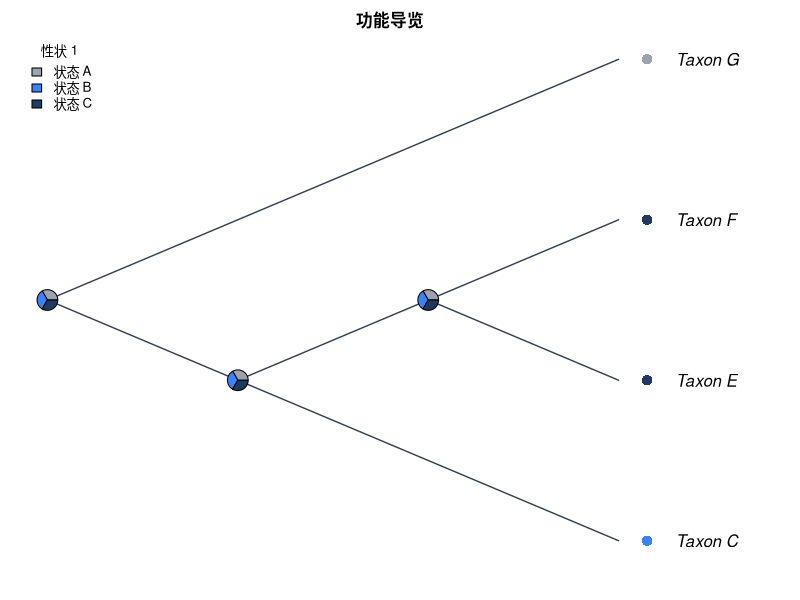

Generate this figure with R:
#!/usr/bin/env Rscript
# CladeForge reproducible-analysis script
# Project : 功能导览
# Format  : CladeForge project v0.2.0
# Software: CladeForge 0.3.0 (this header is the provenance stamp a
#           reproducibility checklist asks for: software version, generation
#           time and the analysis parameters are printed beside the numbers)
# Generated: (timestamp omitted in fixture)
#
# PARAMETER SUMMARY (what the app used):
#   * parsimony: tie-break = parent-state first, then tip frequency, then
#     declaration order; the reported single path is ONE of possibly many
#     equally parsimonious reconstructions.
#   * Mk: each character's rate is the application's own fit (maximum-likelihood fit (1-D profile over the pruning likelihood)),
#     baked in at generation time; the script replays that number instead of
#     re-fitting, so its posteriors match what the app reported. Characters the
#     app could not fit fall back to 1 / mean(branch length) with a printed
#     note. Display threshold applied post hoc; the posterior is marginal
#     (per-node), NOT joint.
#   * The R implementation below computes the likelihood in ORDINARY space
#     while the app runs in log-space: values agree to floating-point noise on
#     modest trees but can drift on very large or very unbalanced ones.
#   * Node ancestral states asserted by the user in CladeForge are IGNORED by
#     the parsimony baseline (independent reference by design); the R script
#     reproduces that baseline, not the user's hypotheses.
#
# What this script reproduces, and what it does not:
#   REPRODUCED (same algorithms as the application):
#     * Sankoff parsimony with the project's step matrix (advisory baseline);
#     * equal-rates Mk ancestral-state reconstruction (pruning + up-pass), i.e.
#       the posterior probabilities the app reports.
#   APPROXIMATED:
#     * a PDF figure drawn from the same data — character-coloured tips,
#       posterior pies, legend — in the project's cladogram layout
#       (equal branch spacing, like the CladeForge cladogram (branch lengths ignored)). It is NOT a pixel copy of the on-screen figure: manual
#       node positions, collapsed clades, custom reticulation edges, era bands
#       and the interactive ladderising order are GUI state that ape does not
#       consume. The topology, tip labels, states and posteriors are identical;
#       the geometry is a same-data rendering.
#   Branch lengths: present, used as given.
# Run with: Rscript this_file.R   (install.packages("ape") if needed)

library(ape)

# The tree is assembled from vectors rather than parsed from Newick, so every
# label survives byte-exact even where ape's own reader would mangle it.
tree <- structure(
  list(
    edge = matrix(c(5, 6, 5, 1, 6, 2, 6, 7, 7, 3, 7, 4), ncol = 2, byrow = TRUE),
    edge.length = c(1, 5, 7, 11, 41, 41),
    Nnode = 3L,
    tip.label = c("Taxon_G", "Taxon_C", "Taxon_E", "Taxon_F"),
    node.label = c("Taxon_A", "Taxon_B", "Taxon_D")
  ),
  class = "phylo"
)

# Branch lengths, with an explicit unit-length fallback: a cladogram-only project
# serialises no lengths at all, and 1 / mean(NULL) would poison every
# transition probability below.
bl <- tree$edge.length
if (is.null(bl) || !any(is.finite(bl) & bl > 0)) {
  bl <- rep(1, nrow(tree$edge))
  cat("NOTE: the tree carries no usable branch lengths; Mk probabilities and the\n")
  cat("      figure use unit (equal) branch lengths, i.e. topology-only inference.\n\n")
}

# Equal-rates Mk rate: one expected substitution per mean branch, so the
# transition probabilities are invariant to the tree's absolute scale. Every
# length above is already resolved the way the application resolves it (a
# recorded 0 is a real zero; unset / negative / non-finite became 1), so the mean
# runs over ALL of them — filtering here would drop zero-length and unmeasured
# edges from the average and make this script reconstruct at a different rate
# than the application reports. Deriving it from the fallback-protected bl
# above is what keeps the rate finite for a cladogram-only project.
#
# This fallback rate is used ONLY for a character the application itself could
# not fit (NULL rate below); characters with a baked rate replay the
# application's ML value, so the script's posteriors match the app's instead
# of drifting with the branch-length mean.
rate <- 1 / mean(bl)


characters <- list(
  list(
    name = "性状 1",
    type = "discrete",
    states = c("状态 A", "状态 B", "状态 C"),
    colors = c("#9ca3af", "#3b82f6", "#1e3a5f"),
    cost = matrix(c(0, 2, 3, 2, 0, 1, 3, 1, 0), nrow = 3, byrow = TRUE),
    rate = 2.1398980273528574,
    tips = c("Taxon_C" = "状态 B", "Taxon_E" = "状态 C", "Taxon_F" = "状态 C", "Taxon_G" = "状态 A")
  ),
  list(
    name = "性状 2",
    type = "discrete",
    states = c("状态 A", "状态 B", "状态 C"),
    colors = c("#b45309", "#0ea5e9", "#1e3a8a"),
    cost = matrix(c(0, 2, 3, 5, 0, 1, 5, 5, 0), nrow = 3, byrow = TRUE),
    rate = 2.1398980273528574,
    tips = c("Taxon_C" = "状态 B", "Taxon_E" = "状态 C", "Taxon_F" = "状态 C", "Taxon_G" = "状态 A")
  )
)

# --- helpers ----------------------------------------------------------------

## Equal-rates (ER) Mk transition matrix P(t): the same closed form used by
## CladeForge's inference assistant. The rate is scaled by the mean branch
## length so probabilities are invariant to the tree's absolute scale.
p_er <- function(t, k, rate) {
  e <- exp(-k * rate * t)
  P <- matrix(1 / k, k, k) - (1 / k) * e
  diag(P) <- 1 / k + ((k - 1) / k) * e
  P
}

## Sankoff parsimony down/up pass. 'cost' is k x k; tips absent from tip_states
## are treated as missing data.
sankoff <- function(tree, tip_states, states, cost) {
  ntip <- length(tree$tip.label)
  k <- length(states)
  sidx <- setNames(seq_len(k), states)
  x <- sidx[tip_states[tree$tip.label]]
  parent <- tree$edge[, 1]
  child <- tree$edge[, 2]
  kids <- split(child, parent)
  root <- setdiff(unique(parent), unique(child))
  g <- matrix(0, nrow = ntip + tree$Nnode, ncol = k)
  rownames(g) <- as.character(seq_len(ntip + tree$Nnode))
  ## Down-pass: internal node indices decrease from root, so descending order
  ## visits children before parents.
  for (v in sort(as.integer(names(kids)), decreasing = TRUE)) {
    for (i in seq_len(k)) {
      total <- 0
      for (ch in kids[[as.character(v)]]) {
        if (ch <= ntip) {
          xi <- x[[ch]]
          if (is.na(xi)) next
          total <- total + min(cost[i, ] + ifelse(seq_len(k) == xi, 0, Inf))
        } else {
          total <- total + min(cost[i, ] + g[as.character(ch), ])
        }
      }
      g[as.character(v), i] <- total
    }
  }
  ## Up-pass: assign each node a state minimising cost given its parent.
  node_state <- integer(ntip + tree$Nnode)
  walk <- function(v, parent_state) {
    base <- if (parent_state == 0L) rep(0, k) else cost[parent_state, ]
    scores <- base + g[as.character(v), ]
    best <- which.min(scores)
    node_state[v] <<- best
    for (ch in kids[[as.character(v)]]) {
      if (ch > ntip) walk(ch, best)
    }
  }
  walk(root, 0L)
  list(cost = min(g[as.character(root), ]),
       states = node_state, k = k)
}

## Equal-rates Mk marginal ancestral reconstruction: Felsenstein pruning
## (down-pass) + parent/sibling up-pass, normal space. Uses the script-level
## 'bl' (which already falls back to unit lengths when the tree has none) and the
## 'rate' is passed per character: the application's own ML fit for that
## character when it has one, else the 1 / mean usable branch length fallback.
## For very large or very unbalanced trees prefer log-space implementations
## (phangorn::ace, phytools).
mk_asr <- function(tree, tip_states, states, rate) {
  ntip <- length(tree$tip.label)
  k <- length(states)
  sidx <- setNames(seq_len(k), states)
  x <- sidx[tip_states[tree$tip.label]]
  parent <- tree$edge[, 1]
  child <- tree$edge[, 2]
  kids <- split(seq_along(child), parent)  # edge-row indices per parent
  root <- setdiff(unique(parent), unique(child))
  L <- matrix(1, nrow = ntip + tree$Nnode, ncol = k)
  rownames(L) <- as.character(seq_len(ntip + tree$Nnode))
  for (v in sort(as.integer(names(kids)), decreasing = TRUE)) {
    rows <- kids[[as.character(v)]]
    vec <- rep(1, k)
    for (r in rows) {
      ch <- child[r]
      m <- if (ch <= ntip) {
        xi <- x[[ch]]
        if (is.na(xi)) rep(1, k) else as.numeric(seq_len(k) == xi)
      } else L[as.character(ch), ]
      vec <- vec * (p_er(bl[r], k, rate) %*% m)
    }
    s <- sum(vec)
    L[as.character(v), ] <- if (s > 0) vec / s else rep(1 / k, k)
  }
  G <- matrix(1 / k, nrow = ntip + tree$Nnode, ncol = k)
  rownames(G) <- rownames(L)
  for (v in sort(as.integer(names(kids)))) {
    rows <- kids[[as.character(v)]]
    for (r in rows) {
      ch <- child[r]
      if (ch <= ntip) next
      sib_msg <- rep(1, k)
      for (r2 in rows) {
        ch2 <- child[r2]
        if (ch2 == ch) next
        m2 <- if (ch2 <= ntip) {
          xi <- x[[ch2]]
          if (is.na(xi)) rep(1, k) else as.numeric(seq_len(k) == xi)
        } else L[as.character(ch2), ]
        sib_msg <- sib_msg * (p_er(bl[r2], k, rate) %*% m2)
      }
      G[as.character(ch), ] <- p_er(bl[r], k, rate) %*% (G[as.character(v), ] * sib_msg)
      G[as.character(ch), ] <- G[as.character(ch), ] / sum(G[as.character(ch), ])
    }
  }
  post <- L * G
  post <- post / rowSums(post)
  list(posterior = post)
}

# --- analysis ---------------------------------------------------------------

cat("CladeForge reproducible analysis\n")
cat("Tree:", Ntip(tree), "tips,", tree$Nnode, "internal nodes\n\n")

internal_nodes <- (length(tree$tip.label) + 1):(length(tree$tip.label) + tree$Nnode)

for (ch in characters) {
  cat("== Character:", ch$name, "==\n")
  if (ch$type != "discrete" || length(ch$states) < 2) {
    cat("   continuous or single-state: exported as data only\n\n")
    next
  }
  scored <- ch$tips[names(ch$tips) %in% tree$tip.label]
  cost <- ch$cost
  if (is.null(cost)) {
    k <- length(ch$states)
    cost <- matrix(1, k, k); diag(cost) <- 0
  }
  sp <- sankoff(tree, scored, ch$states, cost)
  cat(sprintf("   Sankoff minimum cost: %g (step-matrix units)\n", sp$cost))
  ch_rate <- if (is.null(ch$rate)) {
    cat(sprintf("   NOTE: the application could not fit a rate for this character; using 1 / mean(branch length) = %g\n", rate))
    rate
  } else ch$rate
  asr <- mk_asr(tree, scored, ch$states, ch_rate)
  cat("   Mk posterior at each internal node (states:",
      paste(ch$states, collapse = " / "), ")\n")
  print(round(asr$posterior[as.character(internal_nodes), , drop = FALSE], 3))
  cat("\n")
}

# --- figure -----------------------------------------------------------------
# A same-data rendering of the GUI figure: character-coloured tips (first
# discrete character) + posterior pies at internal nodes + auto legend, in the
# layout the project is displayed as. Manual positions / collapsed clades /
# custom edges / era bands are GUI-only and are not reproduced here.

discrete <- Filter(function(ch) ch$type == "discrete" && length(ch$states) >= 2, characters)

# cairo_pdf renders unicode labels reliably; use pdf() if cairo is unavailable.
cairo_pdf("cladeforge_reconstruction.pdf", width = 9, height = 7)
par(mar = c(2, 1, 2, 2), xpd = NA)
cat("Figure layout: type = cladogram, use.edge.length = FALSE",
    "(equal branch spacing, like the CladeForge cladogram (branch lengths ignored))\n")
plot(tree, type = "cladogram", use.edge.length = FALSE,
     show.tip.label = TRUE,
     label.offset = 0.3,
     edge.color = "#374151", edge.width = 1.4)
title(main = "功能导览", cex.main = 1.0)

if (length(discrete) > 0) {
  main <- discrete[[1]]
  scored <- main$tips[names(main$tips) %in% tree$tip.label]
  k <- length(main$states)
  cost <- main$cost
  if (is.null(cost)) { cost <- matrix(1, k, k); diag(cost) <- 0 }

  tip_col <- rep("#6b7280", Ntip(tree))
  names(tip_col) <- tree$tip.label
  for (lab in names(scored)) tip_col[[lab]] <- main$colors[[match(scored[[lab]], main$states)]]
  tiplabels(pch = 16, col = tip_col, cex = 1.4, offset = 0.15)

  asr <- mk_asr(tree, scored, main$states, if (is.null(main$rate)) rate else main$rate)
  nodelabels(node = internal_nodes, pie = asr$posterior[as.character(internal_nodes), , drop = FALSE],
             piecol = main$colors, cex = 0.7)
  legend("topleft", legend = main$states, fill = main$colors,
         title = main$name, bty = "n", cex = 0.8)
}

dev.off()

cat("Wrote cladeforge_reconstruction.pdf\n")
